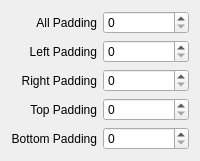
              <widget class="QWidget" name="tab_35">
               <attribute name="title">
                <string>Padding</string>
               </attribute>
               <layout class="QGridLayout" name="gridLayout_56">
                <item row="2" column="0">
                 <widget class="QLabel" name="label_116">
                  <property name="text">
                   <string>Right Padding</string>
                  </property>
                  <property name="alignment">
                   <set>Qt::AlignRight|Qt::AlignTrailing|Qt::AlignVCenter</set>
                  </property>
                 </widget>
                </item>
                <item row="4" column="0">
                 <widget class="QLabel" name="label_117">
                  <property name="text">
                   <string>Bottom Padding</string>
                  </property>
                  <property name="alignment">
                   <set>Qt::AlignRight|Qt::AlignTrailing|Qt::AlignVCenter</set>
                  </property>
                 </widget>
                </item>
                <item row="4" column="1">
                 <widget class="QSpinBox" name="tb_padding_bottom_normal">
                  <property name="maximum">
                   <number>500</number>
                  </property>
                 </widget>
                </item>
                <item row="0" column="0">
                 <widget class="QLabel" name="label_118">
                  <property name="text">
                   <string>All Padding</string>
                  </property>
                  <property name="alignment">
                   <set>Qt::AlignRight|Qt::AlignTrailing|Qt::AlignVCenter</set>
                  </property>
                 </widget>
                </item>
                <item row="3" column="1">
                 <widget class="QSpinBox" name="tb_padding_top_normal">
                  <property name="maximum">
                   <number>500</number>
                  </property>
                 </widget>
                </item>
                <item row="1" column="0">
                 <widget class="QLabel" name="label_119">
                  <property name="text">
                   <string>Left Padding</string>
                  </property>
                  <property name="alignment">
                   <set>Qt::AlignRight|Qt::AlignTrailing|Qt::AlignVCenter</set>
                  </property>
                 </widget>
                </item>
                <item row="2" column="1">
                 <widget class="QSpinBox" name="tb_padding_right_normal">
                  <property name="maximum">
                   <number>500</number>
                  </property>
                 </widget>
                </item>
                <item row="1" column="1">
                 <widget class="QSpinBox" name="tb_padding_left_normal">
                  <property name="maximum">
                   <number>500</number>
                  </property>
                 </widget>
                </item>
                <item row="0" column="1">
                 <widget class="QSpinBox" name="tb_padding_normal">
                  <property name="maximum">
                   <number>500</number>
                  </property>
                 </widget>
                </item>
                <item row="3" column="0">
                 <widget class="QLabel" name="label_120">
                  <property name="text">
                   <string>Top Padding</string>
                  </property>
                  <property name="alignment">
                   <set>Qt::AlignRight|Qt::AlignTrailing|Qt::AlignVCenter</set>
                  </property>
                 </widget>
                </item>
               </layout>
              </widget>
